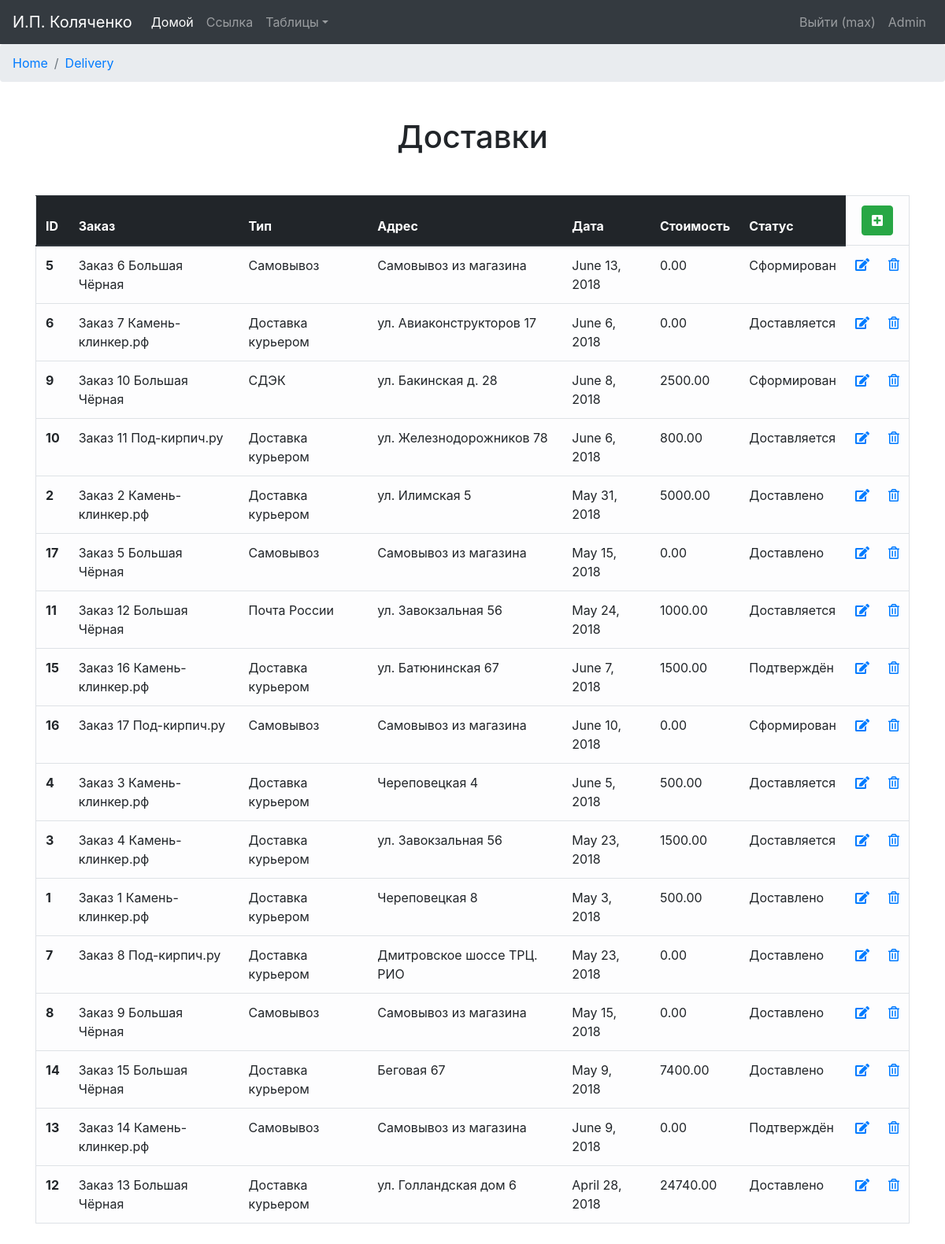
The app's page /delivery (signed in) with its own data.
### orders/models.py (models this page shows, shortened)
class Delivery(models.Model):
    NONE = 'В обработке'
    CONFIRMED = 'Подтверждён'
    FORMED = 'Сформирован'
    DELIVERED = 'Доставляется'
    RECEIVED = 'Доставлено'
    CANCEL = 'Отмена'
    DELIVERY_STATUSES = (
        (NONE, 'В обработке'),
        (CONFIRMED, 'Доставка подтверждена'),
        (FORMED, 'Груз сформирован'),
        (DELIVERED, 'В пути'),
        (RECEIVED, 'Доставлено'),
        (CANCEL, 'Доставка отменена'),
    )
    delivery_order = models.ForeignKey('Order', related_name='delivery_order')
    delivery_type = models.ForeignKey(DeliveryType)
    delivery_address = models.ForeignKey(Address)
    delivery_date = models.DateField('Дата доставки', blank=False)
    delivery_price = models.DecimalField('Стоимость доставки', max_digits=10, decimal_places=2, default=0,
                                         validators=[MinValueValidator(0, "Введите положительное число"),
                                                     DecimalValidator(10, 2)])
    delivery_status = models.CharField('Статус доставки', max_length=12, choices=DELIVERY_STATUSES, default=NONE)
    is_active = models.BooleanField(IS_ACTIVE, default=True)
    created = models.DateTimeField(CREATED, auto_now_add=True, auto_now=False)
    updated = models.DateTimeField(UPDATED, auto_now_add=False, auto_now=True)
    class Meta:
        verbose_name = 'Доставка'
        verbose_name_plural = 'Доставки'
        ordering = ["-updated"]

class Order(models.Model):
    NEW = '1. Новый'
    CONFIRMED = '2 .Подтверждён'
    DELIVERED = '3. Доставляется'
    RECEIVED = '4. Выполнен'
    CANCEL = '5. Отменён'
    ERROR = '6. Ошибка'
    ORDER_STATUSES = (
        (NEW, 'Новый заказ'),
        (CONFIRMED, 'Заказ сформирован'),
        (DELIVERED, 'Доставляется'),
        (RECEIVED, 'Выполнен'),
        (CANCEL, 'Заказ отменён'),
        (ERROR, 'Ошибка заказа'),
    )
    created = models.DateTimeField('Дата создания', auto_now_add=True, auto_now=False)
    customer = models.ForeignKey(Customer)
    store = models.ForeignKey(Store, blank=True, null=True, default=None)
    order_NDS = models.DecimalField('Сумма НДС', max_digits=10, decimal_places=2,
                                    default=0, validators=[MinValueValidator(0, "Введите положительное число"),
                                                           DecimalValidator(10, 2)])
    total_product_price = models.DecimalField('Итоговая стоимость(без доставки)', max_digits=10, decimal_places=2,
                                              default=0,
                                              validators=[MinValueValidator(0, "Введите положительное число"),
                                                          DecimalValidator(10, 2)])  # total price for all products
    total_delivery_price = models.DecimalField('Стоимость доставки', max_digits=10, decimal_places=2,
                                               default=0,
                                               validators=[MinValueValidator(0, "Введите положительное число"),
                                                           DecimalValidator(10, 2)])
    balance = models.DecimalField('Баланс заказа', max_digits=10, decimal_places=2,
                                  default=0, validators=[DecimalValidator(10, 2)])
    order_total_amount = models.DecimalField('Итоговая стоимость', max_digits=10, decimal_places=2,
                                             default=0, validators=[MinValueValidator(0, "Введите положительное число"),
                                                                    DecimalValidator(10, 2)])
    order_status = models.CharField('Статус заказа', max_length=16, choices=ORDER_STATUSES, default=NEW)
    comments = models.TextField('Комментарий', blank=True, null=True, default=None)
    is_active = models.BooleanField(IS_ACTIVE, default=True)
    updated = models.DateTimeField(UPDATED, auto_now_add=False, auto_now=True)
    def __str__(self):
        return "Заказ %s %s" % (self.id, self.store.store_name)
    class Meta:
        verbose_name = 'Заказ'
        verbose_name_plural = 'Заказы'
        ordering = ["order_status", "-created"]

class Store(models.Model):
    store_name = models.CharField('Название', max_length=64)
    store_org = models.ForeignKey(Organization)
    is_active = models.BooleanField(IS_ACTIVE, default=True)
    created = models.DateTimeField(CREATED, auto_now_add=True, auto_now=False)
    updated = models.DateTimeField(UPDATED, auto_now_add=False, auto_now=True)
    class Meta:
        verbose_name = 'Магазин'
        verbose_name_plural = 'Магазины'

class DeliveryType(models.Model):
    type_name = models.CharField('Название', max_length=32)
    is_active = models.BooleanField('Активен', default=True)
    created = models.DateTimeField('Создан', auto_now_add=True, auto_now=False)
    updated = models.DateTimeField('Последнее обновление', auto_now_add=False, auto_now=True)
    def __str__(self):
        return "%s" % self.type_name
    class Meta:
        verbose_name = 'Тип доставки'
        verbose_name_plural = 'Типы доставки'

class Address(models.Model):
    address_zip = models.CharField('Индекс', max_length=32, blank=True, null=True, default=None)
    address_country = models.ForeignKey(AddressCountry, blank=True, null=True, default=None)
    address_region = models.ForeignKey(AddressRegion, blank=True, null=True, default=None)
    address_city = models.ForeignKey(AddressCity, blank=True, null=True, default=None)
    address_street = models.CharField('Улица', max_length=64)
    address_house = models.CharField('Дом', max_length=32)
    address_flat = models.CharField('Квартира', max_length=16, blank=True, null=True, default=None)
    used = models.BooleanField('Используется', default=False)
    is_active = models.BooleanField('Активен', default=True)
    created = models.DateTimeField('Создан', auto_now_add=True, auto_now=False)
    updated = models.DateTimeField('Последнее обновление', auto_now_add=False, auto_now=True)
    def __str__(self):
        return "%s %s" % (self.address_street, self.address_house)
    class Meta:
        verbose_name = 'Адрес'
        verbose_name_plural = 'Адреса'

### orders/views.py (the view)
# urls.py: url(r'^delivery$', views.delivery_out, name='delivery_out'),
@login_required
def delivery_out(request):
    delivery_list = Delivery.objects.filter(is_active=True)
    delivery_verbose = Delivery._meta.verbose_name_plural
    return render(request, "Delivery/delivery_out.html", locals())

### orders/context_processors.py (called while the page is built)
def getting_username(request):
    username = auth.get_user(request).username
    return locals()

### templates/Delivery/delivery_out.html
{% extends 'base.html' %}
{% block content %}
    <nav aria-label="breadcrumb">
        <ol class="breadcrumb">
            <li class="breadcrumb-item"><a href="{% url "home_page" %}">Home</a></li>
            <li class="breadcrumb-item active" aria-current="page"><a href="{% url "delivery_out" %}">Delivery</a></li>
        </ol>
    </nav>
    <div class="container">
        <h1 align="center" class="h1-out">{{ delivery_verbose }}</h1>
    </div>
    <div class="container out-container">
        <table class="table table-light border table-hover" align="center">
            <thead class="thead-dark">
            <tr>
                <th>ID</th>
                <th>Заказ</th>
                <th>Тип</th>
                <th>Адрес</th>
                <th>Дата</th>
                <th>Стоимость</th>
                <th>Статус</th>
                <td colspan="2" align="center">
                    <form action="{% url "delivery_add" %}">
                        <button type="submit" class="btn btn-success" title="Добавить"><i
                                class="fas fa-plus-square"></i></button>
                    </form>
                </td>
            </tr>
            </thead>
            {% for delivery in delivery_list %}
                <tr>
                    <th>{{ delivery.id }}</th>
                    <td>{{ delivery.delivery_order }}</td>
                    <td>{{ delivery.delivery_type }}</td>
                    <td>{{ delivery.delivery_address }}</td>
                    <td>{{ delivery.delivery_date }}</td>
                    <td>{{ delivery.delivery_price }}</td>
                    <td>{{ delivery.delivery_status }}</td>
                    <td align="center"><a href="{% url "delivery_edit" delivery.id %}"><i class="fas fa-edit"
                                                                                          title="Изменить"></i></a>
                    </td>
                    <td align="center"><a href="{% url "delivery_delete" delivery.id %}"><i class="far fa-trash-alt"
                                                                                            title="Удалить"></i></a>
                    </td>
                </tr>
            {% endfor %}
        </table>
    </div>
{% endblock %}

### templates/navbar.html (shortened to what this page needs)
{% load static %}
<nav class="navbar navbar-expand-lg navbar-dark bg-dark">
    <a class="navbar-brand" href="{% url "home_page" %}">И.П. Коляченко</a>
    <div class="collapse navbar-collapse" id="navbarsExample05">
        <ul class="navbar-nav mr-auto">
            <li class="nav-item active">
                <a class="nav-link" href="{% url "home_page" %}">Домой <span class="sr-only">(current)</span></a>
            </li>
            <li class="nav-item">
                <a class="nav-link" href="#">Ссылка</a>
            </li>
            <li class="nav-item dropdown">
                <a class="nav-link dropdown-toggle" href="http://example.com" id="dropdown05" data-toggle="dropdown"
                   aria-haspopup="true" aria-expanded="false">Таблицы</a>
            </li>
        </ul>
        <form class="form-inline my-2 my-md-0">
            <ul class="nav navbar-nav navbar-right">
                {% if username %}
                    <li class="nav-item nav-top-item">
                        <a class="nav-link nav-top-link" href="{% url "logout" %}">
                            Выйти ({{ username }})</a>
                    </li>
                    <li class="nav-item nav-top-item">
                        <a class="nav-link nav-top-link" href="admin/">
                            Admin</a>
                    </li>
                {% else %}
                    <li class="nav-item nav-top-item">
                        <a class="nav-link nav-top-link" href="{% url "login" %}">
                            <i class="fa fa-sign-in" aria-hidden="true"></i> Войти</a>
                    </li>
                {% endif %}
            </ul>
        </form>
    </div>
</nav>

### static/static_dev/css/main.css (style rules this page uses)
.out-container { padding-top: 5px; padding-bottom: 10px; }
.h1-out { padding-top: 30px; padding-bottom: 30px; }

### static/static_dev/css/base.css (style rules this page uses)
html, body { height: 100%; max-height: 100%; }
h1 { margin-top: 15px; margin-bottom: 15px; text-align: center; }

### records on screen
Delivery: id "5", delivery_order "Заказ 6 Большая Чёрная", delivery_type "Самовывоз", delivery_address "Самовывоз из магазина", delivery_date "June 13, 2018", delivery_price "0.00", delivery_status "Сформирован"
Delivery: id "6", delivery_order "Заказ 7 Камень-клинкер.рф", delivery_type "Доставка курьером", delivery_address "ул. Авиаконструкторов 17", delivery_date "June 6, 2018", delivery_price "0.00", delivery_status "Доставляется"
Delivery: id "9", delivery_order "Заказ 10 Большая Чёрная", delivery_type "СДЭК", delivery_address "ул. Бакинская д. 28", delivery_date "June 8, 2018", delivery_price "2500.00", delivery_status "Сформирован"
Delivery: id "10", delivery_order "Заказ 11 Под-кирпич.ру", delivery_type "Доставка курьером", delivery_address "ул. Железнодорожников 78", delivery_date "June 6, 2018", delivery_price "800.00", delivery_status "Доставляется"
Delivery: id "2", delivery_order "Заказ 2 Камень-клинкер.рф", delivery_type "Доставка курьером", delivery_address "ул. Илимская 5", delivery_date "May 31, 2018", delivery_price "5000.00", delivery_status "Доставлено"
Delivery: id "17", delivery_order "Заказ 5 Большая Чёрная", delivery_type "Самовывоз", delivery_address "Самовывоз из магазина", delivery_date "May 15, 2018", delivery_price "0.00", delivery_status "Доставлено"
Delivery: id "11", delivery_order "Заказ 12 Большая Чёрная", delivery_type "Почта России", delivery_address "ул. Завокзальная 56", delivery_date "May 24, 2018", delivery_price "1000.00", delivery_status "Доставляется"
Delivery: id "15", delivery_order "Заказ 16 Камень-клинкер.рф", delivery_type "Доставка курьером", delivery_address "ул. Батюнинская 67", delivery_date "June 7, 2018", delivery_price "1500.00", delivery_status "Подтверждён"
Delivery: id "16", delivery_order "Заказ 17 Под-кирпич.ру", delivery_type "Самовывоз", delivery_address "Самовывоз из магазина", delivery_date "June 10, 2018", delivery_price "0.00", delivery_status "Сформирован"
Delivery: id "4", delivery_order "Заказ 3 Камень-клинкер.рф", delivery_type "Доставка курьером", delivery_address "Череповецкая 4", delivery_date "June 5, 2018", delivery_price "500.00", delivery_status "Доставляется"
Delivery: id "3", delivery_order "Заказ 4 Камень-клинкер.рф", delivery_type "Доставка курьером", delivery_address "ул. Завокзальная 56", delivery_date "May 23, 2018", delivery_price "1500.00", delivery_status "Доставляется"
Delivery: id "1", delivery_order "Заказ 1 Камень-клинкер.рф", delivery_type "Доставка курьером", delivery_address "Череповецкая 8", delivery_date "May 3, 2018", delivery_price "500.00", delivery_status "Доставлено"
Delivery: id "7", delivery_order "Заказ 8 Под-кирпич.ру", delivery_type "Доставка курьером", delivery_address "Дмитровское шоссе ТРЦ. РИО", delivery_date "May 23, 2018", delivery_price "0.00", delivery_status "Доставлено"
Delivery: id "8", delivery_order "Заказ 9 Большая Чёрная", delivery_type "Самовывоз", delivery_address "Самовывоз из магазина", delivery_date "May 15, 2018", delivery_price "0.00", delivery_status "Доставлено"
Delivery: id "14", delivery_order "Заказ 15 Большая Чёрная", delivery_type "Доставка курьером", delivery_address "Беговая 67", delivery_date "May 9, 2018", delivery_price "7400.00", delivery_status "Доставлено"
Delivery: id "13", delivery_order "Заказ 14 Камень-клинкер.рф", delivery_type "Самовывоз", delivery_address "Самовывоз из магазина", delivery_date "June 9, 2018", delivery_price "0.00", delivery_status "Подтверждён"
Delivery: id "12", delivery_order "Заказ 13 Большая Чёрная", delivery_type "Доставка курьером", delivery_address "ул. Голландская дом 6", delivery_date "April 28, 2018", delivery_price "24740.00", delivery_status "Доставлено"

### other values on screen
{{ username }} "max"
{{ delivery_verbose }} "Доставки"
